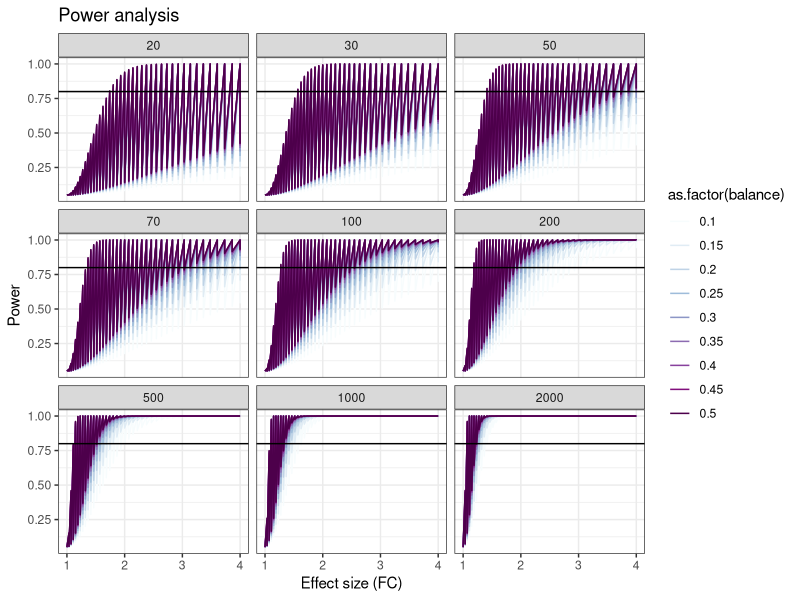
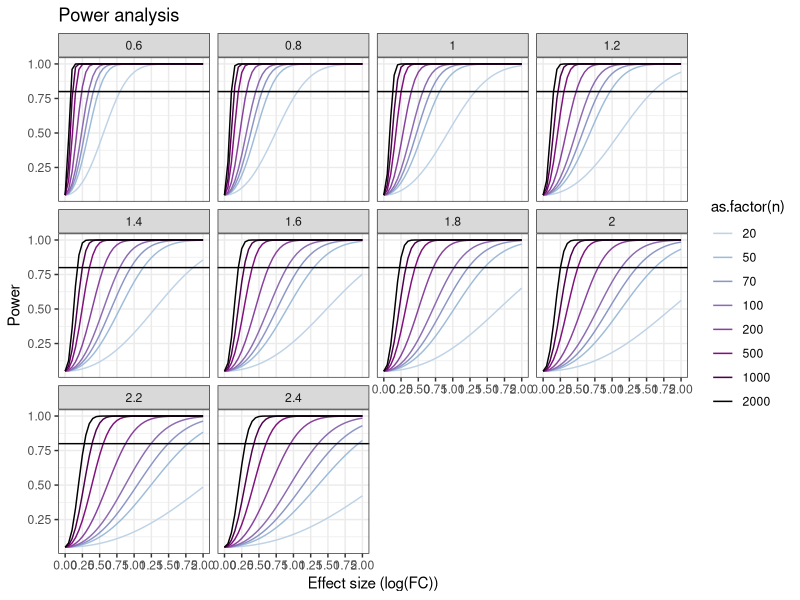
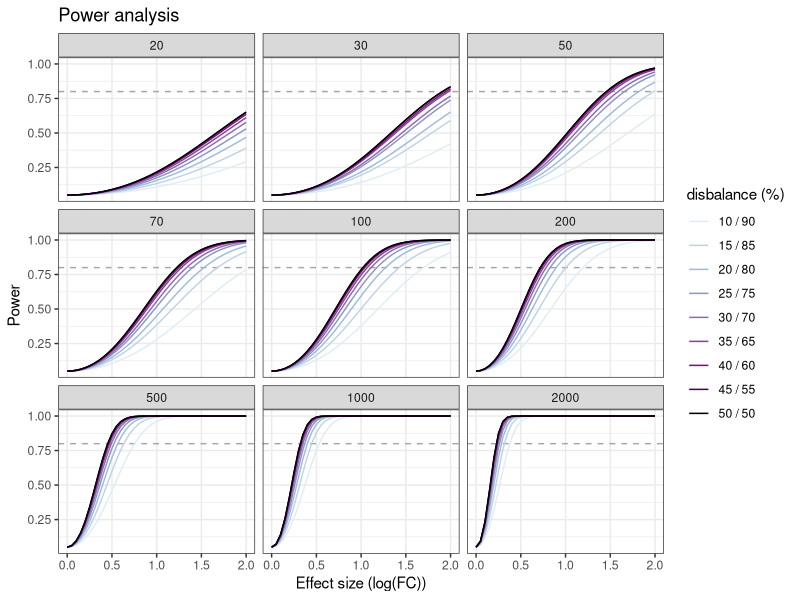
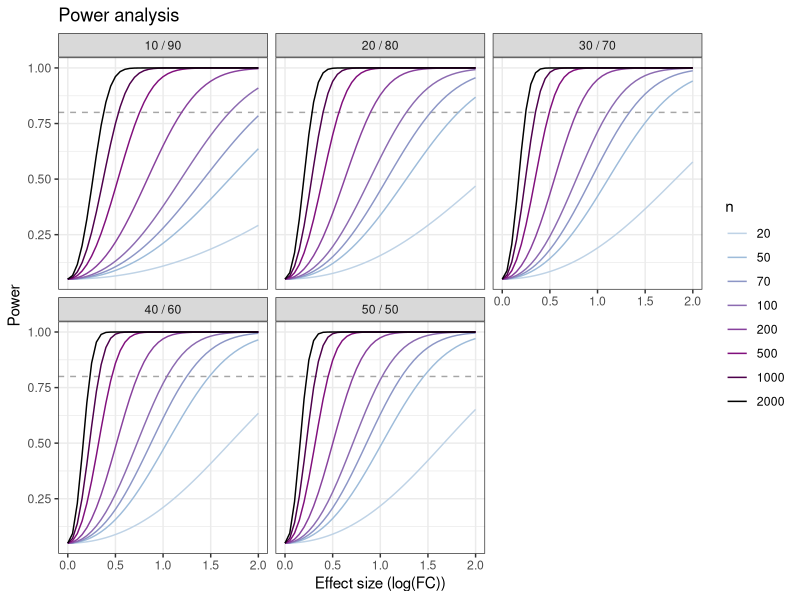
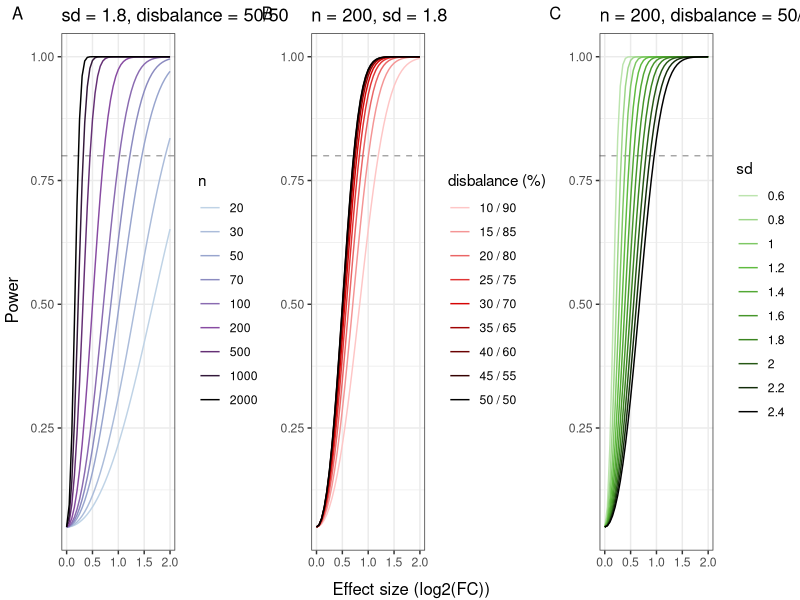

Source code (R) for these figures, in order:
#power analysis CS test
library(pwr)
library(tidyverse)
library(RColorBrewer)
library(egg)
#columns n_total, n1, n2, frac_disbalance, power, effect size

total_n <- c(20, 30, 50, 70, 100, 200, 500, 1000, 2000)
fracs <- seq(0.1, 0.5, by = 0.05)
sds <- seq(0.6, 2.4, by = 0.2) #based on s in MIC clean E coli PATRIC
effect_sizes <- seq(0, 2, by = 0.05) #based on t results E coli PATRIC

power_results <- expand.grid(total_n, fracs, effect_sizes, sds)

colnames(power_results) <- c("n", "balance", "effect_size", "sd")
power_results[, "power"] <- 0
power_results[, "d"] <- power_results$effect_size/power_results$sd
power_results[, "n1"] <- ceiling(power_results$n * power_results$balance - 0.001)
power_results[, "n2"] <- floor(power_results$n * (1 - power_results$balance) + 0.001)

for (i in 1:nrow(power_results)) {
  row_i <- power_results[i, ]
  power_disb <- pwr.t2n.test(n1 = row_i$n1, n2 = row_i$n2, d = row_i$effect_size/row_i$sd, sig.level = 0.05)
  power_results[i, "power"] <- power_disb$power
}

View(power_results %>% filter(balance == 0.5 & n == 200 & sd > 1.7 & sd < 1.9))

#facets on n
power_plot_n <- power_results %>% 
  mutate(disbalance = paste(balance*100, "/", 100*(1 - balance))) %>% 
  filter(abs(sd - 1.8) < 0.01) %>%
  ggplot(aes(y = power, x = effect_size, group = balance, colour = as.factor(disbalance))) +
  geom_hline(yintercept = 0.8, linetype = 2, colour = "grey65")  +
  geom_line() +
  #scale_x_continuous(breaks = seq(0, 2, by = 0.25)) +
  scale_color_manual(values = c(brewer.pal(n = 9, name = "BuPu")[-c(1)], "black"), name = "disbalance (%)") +
  labs(title = "Power analysis", x = "Effect size (log(FC))", y = "Power") +
  facet_wrap(~n) +
  theme_bw() +
  theme(panel.grid.minor.x = element_blank())

#facets on disbalance
power_plot_balance <- power_results %>% 
  filter(abs(sd - 1.8) < 0.01) %>%
  mutate(disbalance = paste(balance*100, "/", 100*(1 - balance))) %>% 
  filter(balance %in% seq(0.1, 0.5, by = 0.1)) %>% 
  filter(!n %in% c(30)) %>% 
  ggplot(aes(y = power, x = effect_size, group = n, colour = as.factor(n))) +
  geom_hline(yintercept = 0.8, linetype = 2, colour = "grey65")  +
  geom_line() +
 # scale_x_continuous(breaks = seq(0, 2, by = 0.25)) +
  scale_color_manual(values = c(brewer.pal(n = 9, name = "BuPu")[-c(1, 2)], "black"), name = "n") +
 
  labs(title = "Power analysis", x = "Effect size (log(FC))", y = "Power") +
  facet_wrap(~disbalance) +
  theme_bw() +
  theme(panel.grid.minor.x = element_blank())

pdf("results/figures/power_analysis.pdf", width = 9)
print(power_plot_n)
print(power_plot_balance)
dev.off()

#figures final
bl <- colorRampPalette(c("#BFD3E6", "#8C96C6", "#88419D", "black"))(9)
plot_n <- power_results %>% 
  filter(abs(sd - 1.8) < 0.01) %>% 
  filter(balance == 0.5) %>% 
  mutate(disbalance = paste(balance*100, "/", 100*(1 - balance))) %>% 
  ggplot(aes(y = power, x = effect_size, group = n, colour = as.factor(n))) +
  geom_hline(yintercept = 0.8, linetype = 2, colour = "grey65")  +
  #scale_color_manual(values = c(brewer.pal(n = 9, name = "BuPu")[-c(1)], "black"), name = "n") +
  scale_color_manual(values = bl, name = "n") +
  labs(x = "", y = "", title = "sd = 1.8, disbalance = 50/50") +
  geom_line() +
  theme_bw() +
  theme(panel.grid.minor.x = element_blank(), axis.title=element_blank())

re <- colorRampPalette(c("#FEC6C6", "#D60404", "black"))(9)
plot_disbalance <- power_results %>% 
  filter(abs(sd - 1.8) < 0.01) %>% 
  filter(n == 200) %>% 
  mutate(disbalance = paste(balance*100, "/", 100*(1 - balance))) %>% 
  ggplot(aes(y = power, x = effect_size, group = disbalance, colour = disbalance)) +
  geom_hline(yintercept = 0.8, linetype = 2, colour = "grey65")  +
  #scale_color_manual(values = c(brewer.pal(n = 9, name = "BuPu")[-c(1)], "black"), name = "n") +
  scale_color_manual(values = re, name = "disbalance (%)") +
  labs(x = "", y = "", title = "n = 200, sd = 1.8") +
  geom_line() +
  theme_bw() +
  theme(panel.grid.minor.x = element_blank(), axis.title=element_blank())

gr <- colorRampPalette(c("#BCE4AE", "#5FBB3F", "#3A8420", "black"))(10)
plot_sd <- power_results %>% 
  filter(balance == 0.5) %>% 
  filter(n == 200) %>% 
  mutate(disbalance = paste(balance*100, "/", 100*(1 - balance))) %>% 
  ggplot(aes(y = power, x = effect_size, group = sd, colour = as.factor(sd))) +
  geom_hline(yintercept = 0.8, linetype = 2, colour = "grey65")  +
  #scale_color_manual(values = c(brewer.pal(n = 9, name = "BuPu")[-c(1)], "black"), name = "n") +
  scale_color_manual(values = gr, name = "sd") +
  labs(x = "", y = "", title = "n = 200, disbalance = 50/50") +
  geom_line() + 
  theme_bw() +
  theme(panel.grid.minor.x = element_blank(), axis.title=element_blank())


#ggarrange(plot_n, plot_disbalance, plot_sd, nrow = 1, bottom = "Effect size", left = "Power")

pdf("results/figures/power_analysis_summary.pdf", width = 12, height = 5, onefile = FALSE)
# print(plot_n)
# print(plot_disbalance)
# print(plot_sd)
ggarrange(plot_n, plot_disbalance, plot_sd, nrow = 1, bottom = "Effect size (log2(FC))", left = "Power", 
          labels = LETTERS[1:3], label.args = list(gp=grid::gpar(font=1), hjust=1, vjust = 1.5))
dev.off()

power_results %>% 
  ggplot(aes(y = power, x = 2^effect_size, group = balance, colour = as.factor(balance))) +
  geom_line() +
  #scale_x_continuous(breaks = seq(0, 2, by = 0.25)) +
  scale_colour_brewer(palette="BuPu") +
  geom_hline(yintercept = 0.8) +
  labs(title = "Power analysis", x = "Effect size (FC)", y = "Power") +
  facet_wrap(~n) +
  theme_bw() +
  theme(panel.grid.minor.x = element_blank())


power_results %>% 
  mutate(disbalance = paste(balance*100, "/", 100*(1 - balance))) %>% 
  filter(balance == 0.5) %>% 
  filter(!n %in% c(30)) %>% 
  ggplot(aes(y = power, x = effect_size, group = n, colour = as.factor(n))) +
  geom_line() +
  scale_x_continuous(breaks = seq(0, 2, by = 0.25)) +
  scale_color_manual(values = c(brewer.pal(n = 9, name = "BuPu")[-c(1, 2)], "black")) +
  geom_hline(yintercept = 0.8) +
  labs(title = "Power analysis", x = "Effect size (log(FC))", y = "Power") +
  facet_wrap(~sd) +
  theme_bw() +
  theme(panel.grid.minor.x = element_blank())
